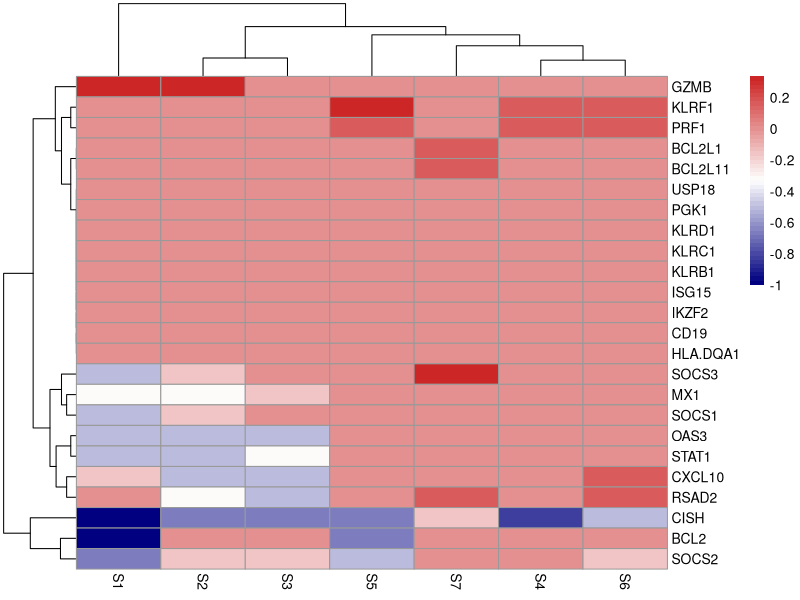
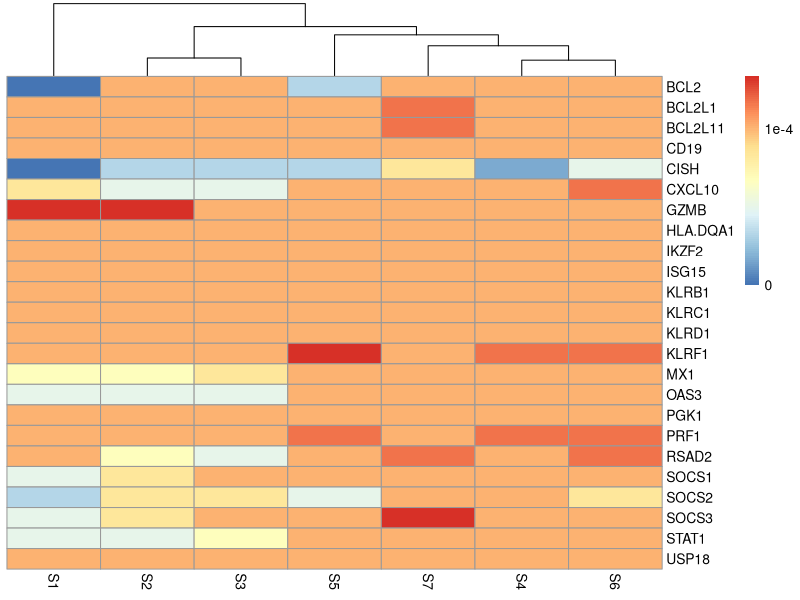
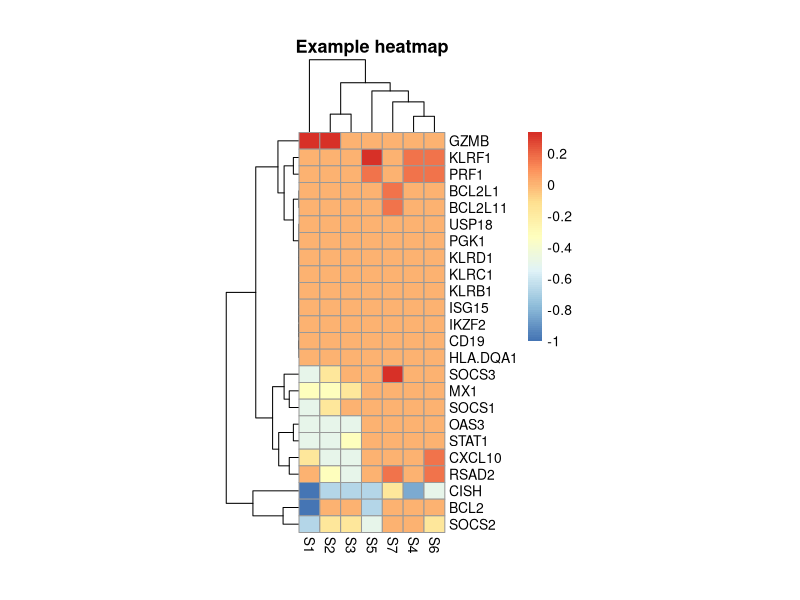

These figures' R source, in order:
library(pheatmap)

# Read in data files
test = as.matrix(read.table(file="test1.txt",header=TRUE,sep="\t",check.names=FALSE))
annotation_row = as.data.frame(read.table(file="annotation_row.txt",header=TRUE,sep="\t",check.names=FALSE))
annotation_col = as.data.frame(read.table(file="jak1_jak3_annotation_col.txt",header=TRUE,sep="\t",check.names=FALSE))

# define orders of annotation
annotation_col$Dose <- factor( annotation_col$Dose, levels = c("jak1", "jak3"))
annotation_col$Visit_Type <- factor( annotation_col$Visit_Type, levels = c("H2","H4", "H8", "H12", "H24"))
#annotation_col_order = annotation_col[ order(xtfrm(annotation_col$Visit_Type), xtfrm(annotation_col$Dose)),]
annotation_col_order = annotation_col[ order(xtfrm(annotation_col$Dose), xtfrm(annotation_col$Visit_Type)),c("Dose","Visit_Type")]
test_order = test[,rownames(annotation_col_order)]


paletteLength <- 50
myColor <- colorRampPalette(c("navy", "white", "firebrick3"))(paletteLength)
# length(breaks) == length(paletteLength) + 1
# use floor and ceiling to deal with even/odd length pallettelengths
myBreaks <- c(seq(min(test), 0, length.out=ceiling(paletteLength/2) + 1), seq(max(test)/paletteLength, max(test), length.out=floor(paletteLength/2)))

# Draw heatmaps
# pheatmap(test_order, kmeans_k = 2, scale = "row", clustering_distance_rows = "correlation")
pheatmap(test_order, color = colorRampPalette(c("navy", "white", "firebrick3"))(50))

# Show text within cells
pheatmap(test_order, cluster_row = FALSE, legend_breaks = -1:4, legend_labels = c("0", "1e-4", "1e-3", "1e-2", "1e-1", "1"))

# Fix cell sizes and save to file with correct size
pheatmap(test_order, cellwidth = 15, cellheight = 12, main = "Example heatmap")

# Display row and color annotations # Gaps in heatmaps

pheatmap(test_order, color = myColor, breaks = myBreaks, annotation_col = annotation_col_order, annotation_row = annotation_row, annotation_legend = TRUE , cluster_col = FALSE, legend = TRUE, cutree_col = 2, cutree_row = 3, fontsize=8, fontsize_col=8, fontsize_row=8, width = 8, height = 6, filename = "heatmap1.pdf")

pheatmap(test_order, color = myColor, breaks = myBreaks, annotation_col = annotation_col_order, annotation_row = annotation_row, annotation_legend = TRUE , cluster_col = FALSE, legend = TRUE, cutree_col = 2, cutree_row = 3, fontsize=8, fontsize_col=8, fontsize_row=8, width = 8, height = 6, filename = "heatmap1.png")

#pheatmap(test_order, annotation_col = annotation_col, annotation_row = annotation_row, annotation_legend = TRUE , cluster_row = TRUE, legend = TRUE, cutree_col = 2, cutree_row = 3, display_numbers = matrix(ifelse(test_order > 5, sprintf("%.2f",test_order), ""), nrow(test_order)), width = 8, height = 8, filename = "heatmap.png")
